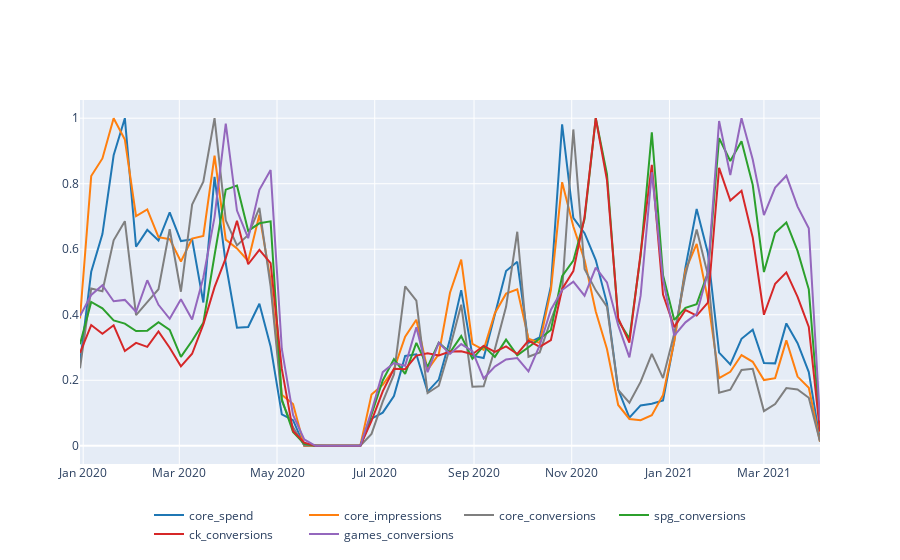

Here is the notebook cell this chart was saved with:
### Code cell
#create monthly view of impressions, core starts, spg starts
core_plt = df_core.groupby('year_week_monday')['spend','impressions','core_conversions','spg_conversions',
                                         'ck_conversions','games_conversions'].sum()

#rename cols
core_plt.rename(columns = {'spend':'core_spend', 
                           'impressions':'core_impressions'},inplace=True)

plot_variables(core_plt, ['core_spend','core_impressions','core_conversions','spg_conversions',
                     'ck_conversions','games_conversions'], one_plot=True, scaled=True)
